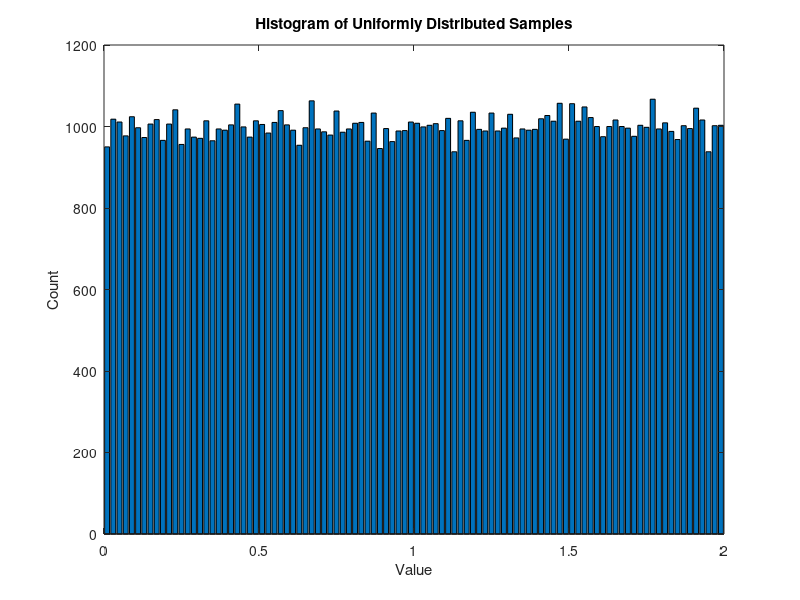
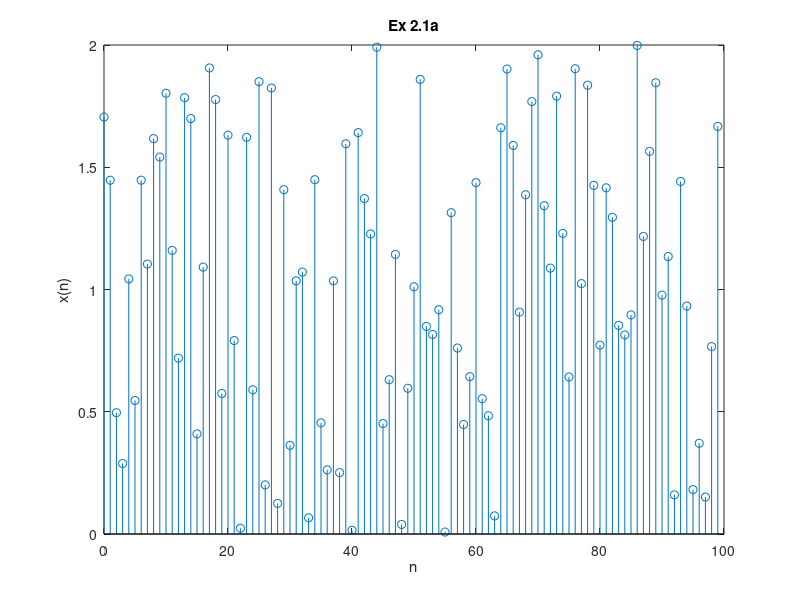

Write the MATLAB code that produced these figures, in order.
% 한밭대학교 20191780 육정훈

num_samples = 100000;
n = 0 : 99999;

x1 = 2 * rand(1, num_samples);

bin = 100;
[counts, bin_centers] = hist(x1, bin);

% histogram
figure(1);
bar(bin_centers, counts);
xlabel('Value');
ylabel('Count');
title('Histogram of Uniformly Distributed Samples');

% graph(100 sample only)
figure(2);
n_stem = 0:99
stem(n_stem, x1(1:100)); title('Ex 2.1a'); xlabel('n'); ylabel('x(n)');
